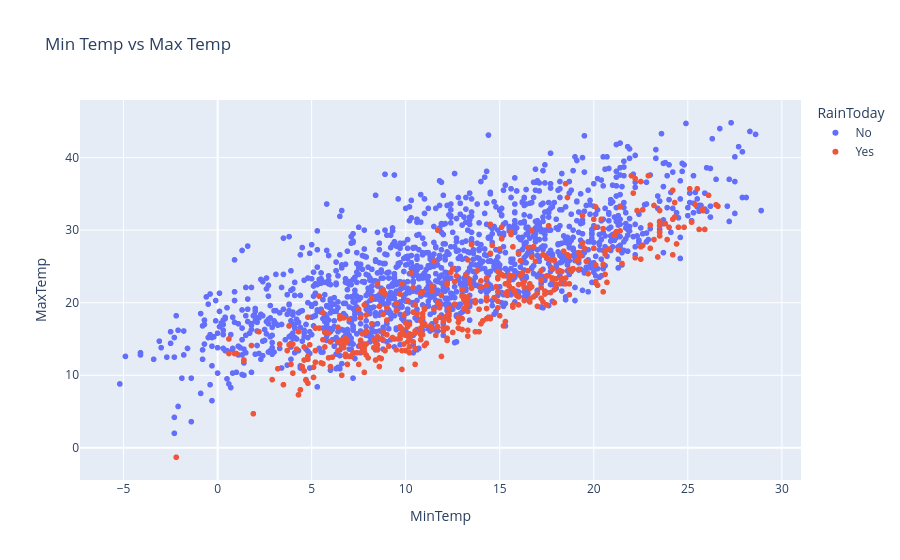

This figure's notebook cell:
### Code cell
matplotlib.rcParams['figure.figsize'] = (10,8)
#plt.Figure(figsize=(5,5))
px.scatter(raw_df.sample(2000), 
           title = 'Min Temp vs Max Temp', 
           x = 'MinTemp', y = 'MaxTemp', color = 'RainToday')

### Figure 1 — Plotly figure (JSON) as saved in the notebook; plotly's stock layout.template omitted (floating-point values rounded to 4 significant figures; data arrays with more than 128 entries replaced by an {"elided": "..."} marker saying what was removed)
{"data": [{"hovertemplate": "RainToday=No<br>MinTemp=%{x}<br>MaxTemp=%{y}<extra></extra>", "legendgroup": "No", "marker": {"color": "#636efa", "symbol": "circle"}, "mode": "markers", "name": "No", "showlegend": true, "type": "scattergl", "x": {"elided": "1552 float values"}, "xaxis": "x", "y": {"elided": "1552 float values"}, "yaxis": "y"}, {"hovertemplate": "RainToday=Yes<br>MinTemp=%{x}<br>MaxTemp=%{y}<extra></extra>", "legendgroup": "Yes", "marker": {"color": "#EF553B", "symbol": "circle"}, "mode": "markers", "name": "Yes", "showlegend": true, "type": "scattergl", "x": {"elided": "448 float values"}, "xaxis": "x", "y": {"elided": "448 float values"}, "yaxis": "y"}], "layout": {"legend": {"title": {"text": "RainToday"}, "tracegroupgap": 0}, "title": {"text": "Min Temp vs Max Temp"}, "xaxis": {"anchor": "y", "domain": [0, 1], "title": {"text": "MinTemp"}}, "yaxis": {"anchor": "x", "domain": [0, 1], "title": {"text": "MaxTemp"}}}}
